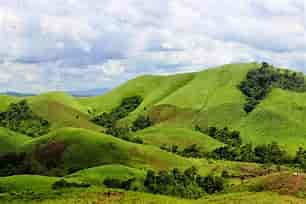
#> input picture New folder/image.png, 306 x 204 px
$ python linear-progress2.py
#> lines starting #> are read from the running program, lines starting #| are printed output that depends on the picture
import cv2
import numpy as np
import os

# Path to the image
image_path = "image.png"  # Ganti dengan path gambar Anda

# Check if the file exists
if not os.path.exists(image_path):
    print(f"Error: File '{image_path}' not found. Check the path.")
else:
    # Load the image
    image = cv2.imread(image_path)
#> image is the input picture: shape (204, 306, 3); mean B, G, R 109.9, 154.2, 141.7

    if image is None:
        print("Error: Could not load the image. Ensure the file is a valid image format.")
    else:
        # Display the original image
        cv2.imshow("Original Image", image)

        # Get image dimensions
        rows, cols = image.shape[:2]
#> rows = 204; cols = 306

        # 1. Rotation
        angle = 45  # Rotate 45 degrees
        rotation_matrix = cv2.getRotationMatrix2D((cols / 2, rows / 2), angle, 1)
        rotated_image = cv2.warpAffine(image, rotation_matrix, (cols, rows))
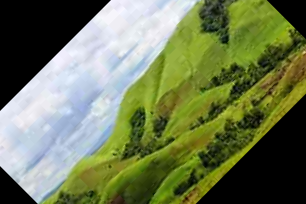
#> rotated_image: shape (204, 306, 3); mean B, G, R 84, 121.4, 110.9
        cv2.imshow("Rotated Image", rotated_image)

        # 2. Scaling
        scale_x, scale_y = 1.5, 1.5  # Scale by 1.5x
        scaled_image = cv2.resize(image, None, fx=scale_x, fy=scale_y, interpolation=cv2.INTER_LINEAR)
        cv2.imshow("Scaled Image", scaled_image)

        # 3. Translation
        tx, ty = 50, 100  # Translate by 50 pixels (x) and 100 pixels (y)
        translation_matrix = np.float32([[1, 0, tx], [0, 1, ty]])
        translated_image = cv2.warpAffine(image, translation_matrix, (cols, rows))
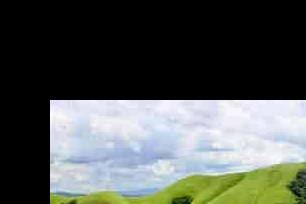
#> translated_image: shape (204, 306, 3); mean B, G, R 82.9, 87.2, 82.1
        cv2.imshow("Translated Image", translated_image)

        # 4. Skewing
        skew_matrix = np.float32([[1, 0.5, 0], [0.5, 1, 0]])
        skewed_image = cv2.warpAffine(image, skew_matrix, (int(cols * 1.5), int(rows * 1.5)))
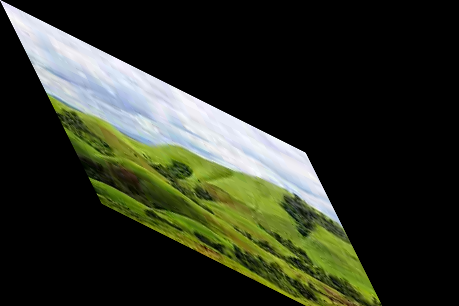
#> skewed_image: shape (306, 459, 3); mean B, G, R 36.3, 49.9, 45.6
        cv2.imshow("Skewed Image", skewed_image)

        # Wait until any key is pressed and close all windows
        cv2.waitKey(0)
        cv2.destroyAllWindows()
